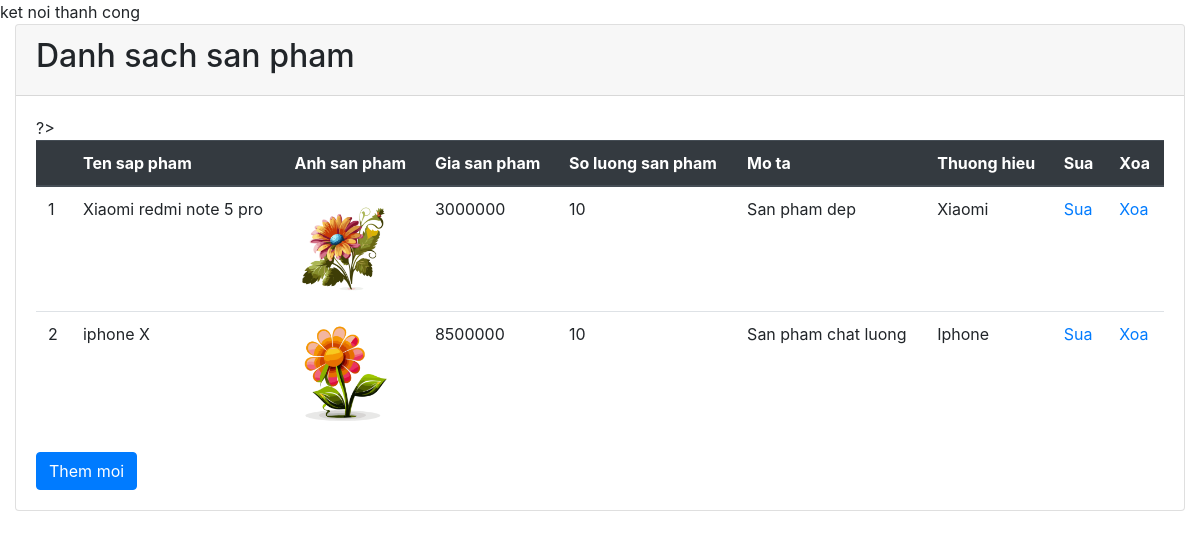
/Sanpham/index.php, run on the app's committed database.
### tables this page shows
CREATE TABLE `products` (
  `prd_id` int(5) NOT NULL,
  `prd_name` varchar(255) NOT NULL,
  `image` char(50) NOT NULL,
  `price` int(10) NOT NULL,
  `quantily` int(10) NOT NULL,
  `description` varchar(500) NOT NULL,
  `brand_id` int(5) NOT NULL
);

CREATE TABLE `brands` (
  `brand_id` int(5) NOT NULL,
  `brand_name` varchar(50) NOT NULL
);

### Sanpham/danhsach.php (the view, shortened to what this page needs)
<?php
    require_once('../config/db.php');
    $sql = "SELECT * FROM products INNER JOIN brands ON products.brand_id = brands.brand_id";
    $query = mysqli_query($connect, $sql);
?>
<div class="container-fluid">
    <div class="card">
        <div class="card-header">
            <h2>Danh sach san pham </h2>
        </div>
        <div class="card-body">
            <table class="table">
                <thead class="thead-dark">
                    <tr>
                        <th></th>
                        <th>Ten sap pham</th>
                        <th>Anh san pham</th>
                        <th>Gia san pham</th>
                        <th>So luong san pham</th>
                        <th>Mo ta</th>
                        <th>Thuong hieu</th>
                        <th>Sua</th>
                        <th>Xoa</th>
                    </tr>
                </thead>
                <tbody>
                <?php $i =1;
                    while($row = mysqli_fetch_assoc($query)){?>
                        <tr>
                        <td><?php echo $i++; ?></td>
                        <td><?php echo $row['prd_name'];?></td>
                        <td>
                            <img style="width:100px;"src="img/<?php echo $row['image'];?>" >
                        </td>
                        <td><?php echo $row['price'];?></td>
                        <td><?php echo $row['quantily'];?></td>
                        <td><?php echo $row['description'];?></td>
                        <td><?php echo $row['brand_name'];?></td>
                        <td>
                            <a href="index.php?page_layout=sua&id=<?php echo $row['prd_id'] ?>">Sua</a>
                        </td>
                        <td>
                            <a onclick="return Del('<?php echo $row['prd_name'] ?>')" href="index.php?page_layout=xoa&id=<?php echo $row['prd_id'] ?>">Xoa</a>
                        </td>
                    </tr>
                   <?php } ?>
                </tbody>
            </table>
            <a class="btn btn-primary" href="index.php?page_layout=them">Them moi</a>
        </div>
    </div>
</div>

### Sanpham/index.php (shortened to what this page needs)
<?php
    require_once '../config/db.php';
?>
<!DOCTYPE html>
<html lang="en">
<head>
    <link rel="stylesheet" href="//netdna.bootstrapcdn.com/bootstrap/4.5.0/css/bootstrap.min.css">
</head>
<body>
    <?php
        if(isset($_GET['page_layout'])){
            switch ($_GET['page_layout']) {
                case 'danhsach':
                    require_once '../sanpham/danhsach.php';
                    break;
                case 'them':
                    require_once '../sanpham/them.php';
                        break;
                case 'sua':
                    require_once '../sanpham/sua.php';
                            break;
                case 'xoa':
                    require_once '../sanpham/xoa.php';
                         break;
                default:
                    require_once '../sanpham/danhsach.php';
                    break;
            }
        }else{
            require_once '../sanpham/danhsach.php';
        }
    ?>
</body>
</html>

### data on the page
products: prd_name "Xiaomi redmi note 5 pro", image (picture), price "3000000", quantily "10", description "San pham dep", brand.brand_name "Xiaomi"
products: prd_name "iphone X", image (picture), price "8500000", quantily "10", description "San pham chat luong", brand.brand_name "Iphone"
